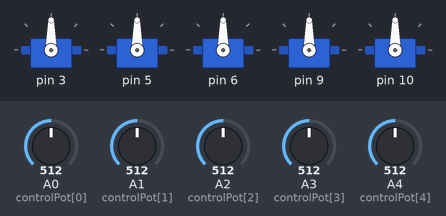
A sketch run on a simulated Arduino Uno, built with avr-gcc and run on an emulated ATmega328P. Parts: 5 × servo. The test bench sets the inputs (shaded band); at power-on: A0 (controlPot[0]) = 512, A1 (controlPot[1]) = 512, A2 (controlPot[2]) = 512, A3 (controlPot[3]) = 512, A4 (controlPot[4]) = 512.

Above: at 1.2 s.
1.3 s: A0 (controlPot[0]) set to 716
At 2.4 s:
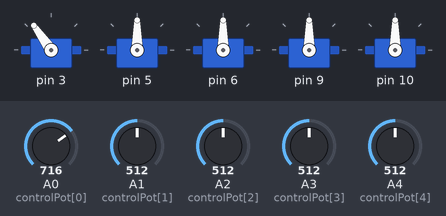
2.8 s: A1 (controlPot[1]) set to 716
At 3.5 s:
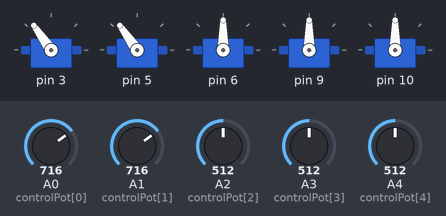
4.3 s: A2 (controlPot[2]) set to 716
At 4.6 s:
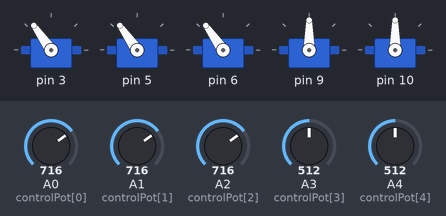
5.8 s: A3 (controlPot[3]) set to 716
At 7.0 s:
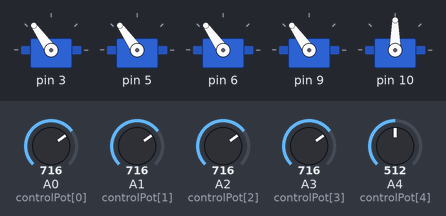
7.3 s: A4 (controlPot[4]) set to 716
At 8.1 s:
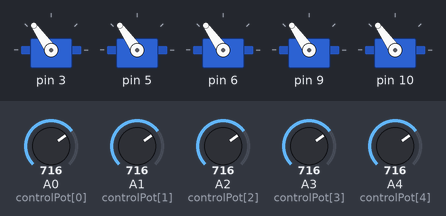
8.8 s: A0 (controlPot[0]) set to 992
At 9.3 s:
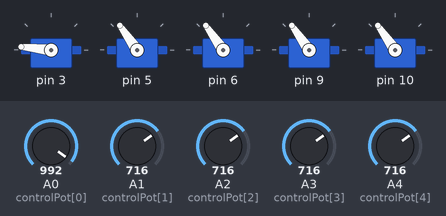
Timing chart, 0 to 11.3 s (numbered marks = the images above; inputs shaded):
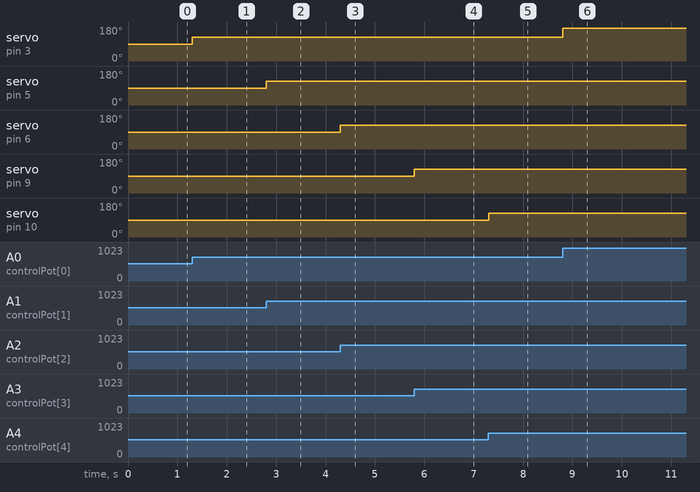

The sketch:

voodoo_lamp2.ino
```cpp
#include <Servo.h>

#define SLEW 0
#define BASE 1
#define ELBOW 2
#define HEADTILT 3
#define HEADTURN 4

//create servo objects for each lamp joint

Servo lampServo[5]; //servo array

// define Pots ADC Pins

int slewPot = A0;
int basePot = A1;
int elbowPot = A2;
int headTiltPot = A3;
int headTurnPot = A4;


int controlPot[] = {A0, A1, A2, A3, A4}; //control pot array
int potVal[5];    // variable to read the value from the analog pin

void setup() {

  //attach Servo objects
  lampServo[0].attach(3);  // create servo object to control a servo
  lampServo[1].attach(5);
  lampServo[2].attach(6);
  lampServo[3].attach(9);
  lampServo[4].attach(10);
}

void loop() {
  for(int i = 0; i <5 ; i++) {
        potVal[i] = analogRead(controlPot[i]);            // reads the value of the potentiometer (value between 0 and 1023)
        potVal[i]= map(potVal[i], 0, 1023, 0, 180);     // scale it to use it with the servo (value between 0 and 180)
        lampServo[i].write(potVal[i]);                  // sets the servo position according to the scaled value
        //delay(5);        // waits for the servo to get there
  }
}
```

Measured:
- after the input at 1.3 s, servo on pin 3: 90° → 125° at once
- after the input at 2.8 s, servo on pin 5: 90° → 125° at once
- after the input at 4.3 s, servo on pin 6: 90° → 125° at once
- after the input at 5.8 s, servo on pin 9: 90° → 125° at once
- after the input at 7.3 s, servo on pin 10: 90° → 125° at once
- after the input at 8.8 s, servo on pin 3: 125° → 174° at once
